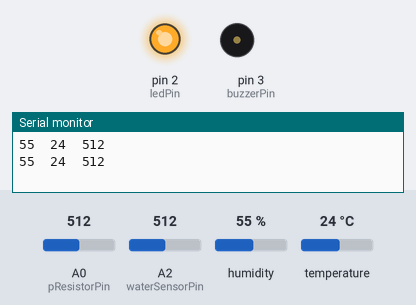
The sketch below on a simulated Arduino Uno, built with avr-gcc and run on an emulated ATmega328P. Shown: output pins drawn as LEDs (lit = HIGH), buzzer (waves = sounding), the last lines printed to the serial monitor. Wiring (inferred from the names in the program): DHT11 sensor: data A1. The test bench sets the inputs (shaded band); at power-on: A0 (pResistorPin) = 512, A2 (waterSensorPin) = 512, humidity 55 %, temperature 24 °C.

Above: at 1.7 s.
1.8 s: A0 (pResistorPin) set to 388
5.3 s: A0 (pResistorPin) set to 364
At 6.0 s:
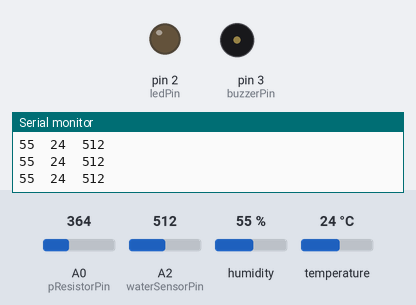
8.8 s: A2 (waterSensorPin) set to 310
12.3 s: A2 (waterSensorPin) set to 281
At 13.0 s:
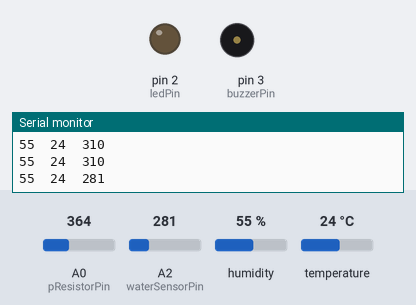
13.8 s: A2 (waterSensorPin) set to 306
At 17.2 s:
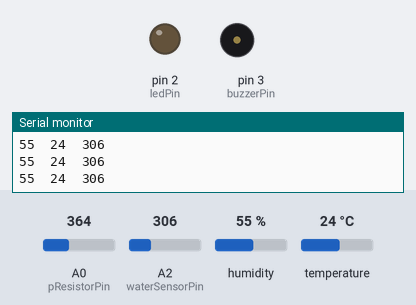
17.3 s: A2 (waterSensorPin) set to 90
At 18.0 s:
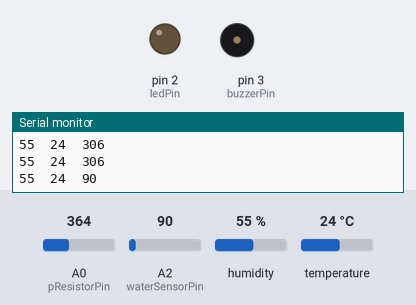
Timing chart, 0 to 19.8 s (numbered marks = the images above; inputs shaded):
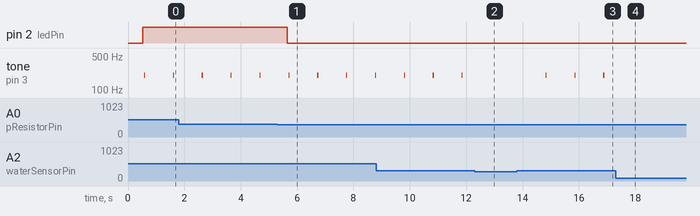

The sketch:

sketch_nov30b.ino
```cpp
#include "dht.h"
#define dht_apin A1

dht DHT;

const int waterSensorPin = A2;
const int ledPin = 2;
const int pResistorPin = A0;
const int buzzerPin = 3;


int ledInputPinValue = 1;

bool isLedTurnedOn = true;

void setup() {
  // put your setup code here, to run once:

  pinMode(waterSensorPin, INPUT);
  pinMode(ledPin, OUTPUT);
  pinMode(pResistorPin, INPUT);
  pinMode(buzzerPin, OUTPUT);


  Serial.begin(9600);
  delay(500);


}

int printSerial_pResistorValue() {
  int pResistorValue = analogRead(pResistorPin);
  Serial.print("\t");
  Serial.print(pResistorValue);
}


void alarmLeak() {
  int waterSensorValue = analogRead(waterSensorPin);
  if (waterSensorValue >= 300) {
    for (int i = 0; i < 10; i++) {
      digitalWrite(buzzerPin, HIGH);
      delay(5);
      digitalWrite(buzzerPin, LOW);
    }
  }
}

void loop() {
  DHT.read11(dht_apin);


  int h = DHT.humidity;

  // Read temperature as Celsius (the default)

  int t = DHT.temperature;

  int waterSensorValue = analogRead(waterSensorPin);

  if (Serial.available() > 0) {
    ledInputPinValue = Serial.parseInt();
  }

  if (ledInputPinValue == 1) {
    isLedTurnedOn = true;
  } else if (ledInputPinValue == 0) {
    isLedTurnedOn = false;
    digitalWrite(ledPin, LOW);
  }

  if (isLedTurnedOn) {
    int pResistorValue = analogRead(pResistorPin);
    if (pResistorValue < 380) {
      digitalWrite(ledPin, LOW);
    } else {
      digitalWrite(ledPin, HIGH);
    }
  }

  alarmLeak();


  //digitalWrite(2, HIGH);
  Serial.print(h);

  Serial.print("\t"); // for splitting


  Serial.print(t);

  Serial.print("\t"); // for splitting


  Serial.print(waterSensorValue);

  Serial.print("\n"); // for new line

  delay(950);


}
```

dht.cpp
```cpp
//
//    FILE: dht22.cpp
// VERSION: 0.1.00
// PURPOSE: DHT22 Temperature & Humidity Sensor library for Arduino
//
// DATASHEET:
//
// HISTORY:
// 0.1.0 by Rob Tillaart (01/04/2011)
// inspired by DHT11 library
//

#include "dht.h"

#define TIMEOUT 10000

/////////////////////////////////////////////////////
//
// PUBLIC
//


// return values:
//  0 : OK
// -1 : checksum error
// -2 : timeout
int dht::read11(uint8_t pin)
{
	// READ VALUES
	int rv = read(pin);
	if (rv != 0) return rv;

	// CONVERT AND STORE
	humidity    = bits[0];  // bit[1] == 0;
	temperature = bits[2];  // bits[3] == 0;

	// TEST CHECKSUM
	uint8_t sum = bits[0] + bits[2]; // bits[1] && bits[3] both 0
	if (bits[4] != sum) return -1;

	return 0;
}

// return values:
//  0 : OK
// -1 : checksum error
// -2 : timeout
int dht::read22(uint8_t pin)
{
	// READ VALUES
	int rv = read(pin);
	if (rv != 0) return rv;

	// CONVERT AND STORE
	humidity    = word(bits[0], bits[1]) * 0.1;

	int sign = 1;
	if (bits[2] & 0x80) // negative temperature
	{
		bits[2] = bits[2] & 0x7F;
		sign = -1;
	}
	temperature = sign * word(bits[2], bits[3]) * 0.1;


	// TEST CHECKSUM
	uint8_t sum = bits[0] + bits[1] + bits[2] + bits[3];
	if (bits[4] != sum) return -1;

	return 0;
}

/////////////////////////////////////////////////////
//
// PRIVATE
//

// return values:
//  0 : OK
// -2 : timeout
int dht::read(uint8_t pin)
{
	// INIT BUFFERVAR TO RECEIVE DATA
	uint8_t cnt = 7;
	uint8_t idx = 0;

	// EMPTY BUFFER
	for (int i=0; i< 5; i++) bits[i] = 0;

	// REQUEST SAMPLE
	pinMode(pin, OUTPUT);
	digitalWrite(pin, LOW);
	delay(20);
	digitalWrite(pin, HIGH);
	delayMicroseconds(40);
	pinMode(pin, INPUT);

	// GET ACKNOWLEDGE or TIMEOUT
	unsigned int loopCnt = TIMEOUT;
	while(digitalRead(pin) == LOW)
		if (loopCnt-- == 0) return -2;

	loopCnt = TIMEOUT;
	while(digitalRead(pin) == HIGH)
		if (loopCnt-- == 0) return -2;

	// READ THE OUTPUT - 40 BITS => 5 BYTES
	for (int i=0; i<40; i++)
	{
		loopCnt = TIMEOUT;
		while(digitalRead(pin) == LOW)
			if (loopCnt-- == 0) return -2;

		unsigned long t = micros();

		loopCnt = TIMEOUT;
		while(digitalRead(pin) == HIGH)
			if (loopCnt-- == 0) return -2;

		if ((micros() - t) > 40) bits[idx] |= (1 << cnt);
		if (cnt == 0)   // next byte?
		{
			cnt = 7;
			idx++;
		}
		else cnt--;
	}

	return 0;
}
//
// END OF FILE
//
```

dht.h
```cpp
//
//    FILE: dht.h
// VERSION: 0.1.00
// PURPOSE: DHT Temperature & Humidity Sensor library for Arduino
//
//     URL: http://arduino.cc/playground/Main/DHTLib
//
// HISTORY:
// see dht.cpp file
//

#ifndef dht_h
#define dht_h

#if ARDUINO >= 100
 #include "Arduino.h"
#else
 #include "WProgram.h"
#endif

#define DHT_LIB_VERSION "0.1.00"

class dht
{
public:
	int read11(uint8_t pin);
    int read22(uint8_t pin);
	double humidity;
	double temperature;

private:
	uint8_t bits[5];  // buffer to receive data
	int read(uint8_t pin);
};
#endif
//
// END OF FILE
//
```

Measured:
- the behaviour switches between 380 and 379 on A0 (pResistorPin) (found by bisection; images 0 and 1)
- the behaviour switches between 300 and 299 on A2 (waterSensorPin) (found by bisection; images 1 and 2)
- after the input at 5.3 s, pin 2 (ledPin): HIGH → LOW after 0.35 s
- after the input at 12.3 s, tone on pin 3 (buzzerPin): stays silent (without the input it goes to 199 Hz after 0.57 s)
- after the input at 13.8 s, tone on pin 3 (buzzerPin): alternates 199 Hz for 0.04 s and silent for 0.98 s, starting after 1.0 s
- after the input at 17.3 s, tone on pin 3 (buzzerPin): stops changing and stays silent
- by itself, tone on pin 3 (buzzerPin): alternates 199 Hz for 0.04 s and silent for 0.98 s
